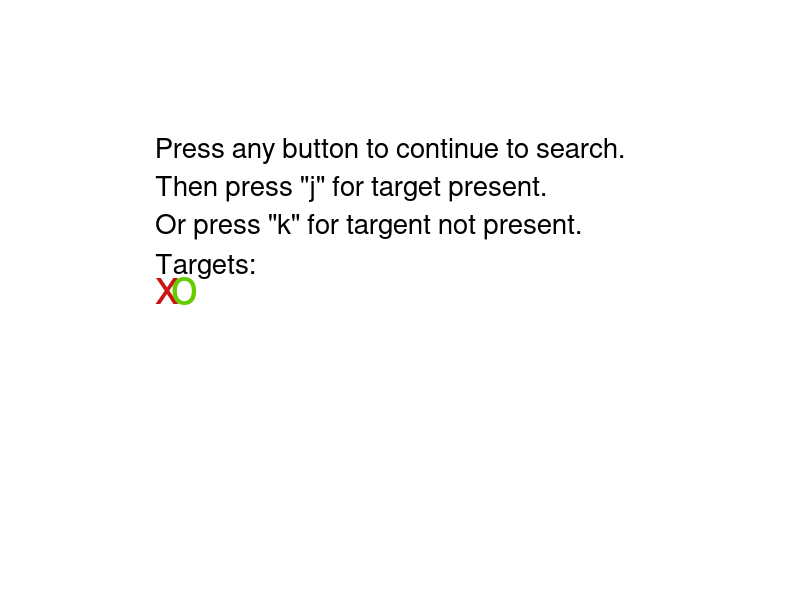

Recreate this plot in MATLAB. (Note: this script raises an error after producing the figure.)
clear all;

global RED = [202 19 19]/255;
global GREEN = [102 204 0]/255;

global FEATURE = 'F';
global CONJUNCTION = 'C';

global FS = 36;
global SET_SIZES = [1, 5, 15, 31];


function main()
  global FEATURE;
  global CONJUNCTION;
  global RED;
  global GREEN;

  red_x = struct('chr', 'x', 'color', RED);
  red_o = struct('chr', 'o', 'color', RED);
  green_x = struct('chr', 'x', 'color', GREEN);
  green_o = struct('chr', 'o', 'color', GREEN);

  distractors.(FEATURE) = [green_x, green_o];
  targets.(FEATURE) = [red_x, red_o];

  distractors.(CONJUNCTION) = [green_x, red_o];
  targets.(CONJUNCTION) = [red_x, green_o];

  init_display();
  display_prolog(CONJUNCTION, targets);
  [correct, reaction_time] = display_search(15, 1, CONJUNCTION, distractors, targets)

end


function init_display()
  global FS;

  siz = get(0, 'ScreenSize'); 
  fig = figure('Position', siz);
  axis ([ -0.1 1.1 -0.1 1.1])
  set(gca, 'FontName', 'Consolas', 'XTickLabel', '', 'YTickLabel', '', 'XTick', [], 
      'YTick', [], 'Box', 'off', 'XColor', [1 1 1], 'YColor', [1 1 1], 'FontSize', FS);
end


function display_prolog(searchType, targets)
  global FS;

  help_text = sprintf(strcat('Press any button to continue to search.\n',
                             'Then press "j" for target present.\n',
                             'Or press "k" for targent not present.'));

  text(0, 0.75, help_text, 'FontSize', 20);

  text(0, 0.56, 'Targets:', 'FontSize', 20);
  for i = 1:length(targets.(searchType))
    text((i-1)*0.03, 0.5, targets.(searchType)(i).chr, 'Color',
         targets.(searchType)(i).color, 'FontSize', FS);
  end

  FlushEvents('keyDown');
  GetChar();
  
  cla;
end


function [correct, reaction_time] = display_search(setSize, targetPresent, searchType, distractors, targets)
  global FS;

  half = (setSize -1)/2;
  distractorIdentity = [zeros(half, 1); ones(half, 1)] + 1;

  x = rand(setSize , 1);
  y = rand(setSize , 1);

  ng1 = text(x(distractorIdentity==1), y(distractorIdentity==1), 
             distractors.(searchType)(1).chr, 'Color', distractors.(searchType)(1).color, 'FontSize', FS);

  ng2 = text(x(distractorIdentity==2), y(distractorIdentity==2), 
             distractors.(searchType)(2).chr, 'Color', distractors.(searchType)(2).color, 'FontSize', FS);
  
  if targetPresent 
    whichTarget = round(rand()) + 1;
    g = text(x(setSize), y(setSize), targets.(searchType)(whichTarget).chr, 'Color',
             targets.(searchType)(whichTarget).color, 'FontSize', FS);
  else
    whichDistractor = round(rand()) + 1;
    g = text(x(setSize), y(setSize), distractors.(searchType)(whichDistractor).chr, 
             'Color', distractors.(searchType)(whichDistractor).color, 'FontSize', FS);
  end

  FlushEvents('keyDown');

  tic
  pressed_key = GetChar();
  reaction_time = toc;
  correct = ((pressed_key == 'j' && targetPresent) || (pressed_key == 'k' && ~targetPresent));

end
 

% program entry point
main()
